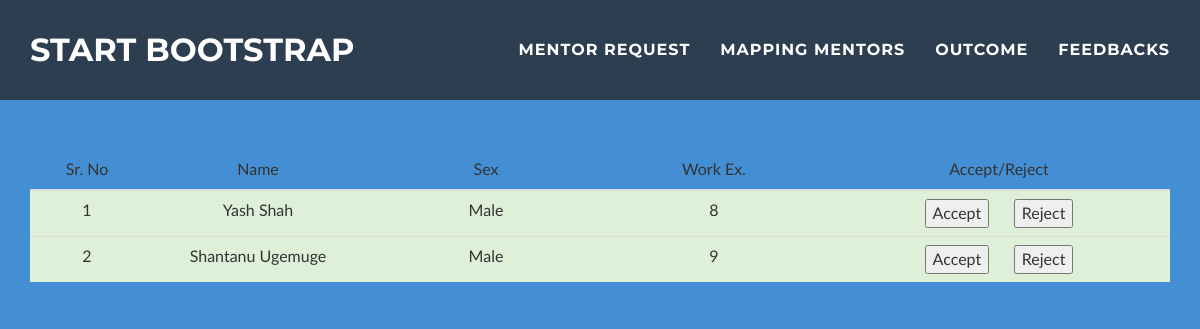
/mentorreq.php, run on an earlier commit of the app's database.
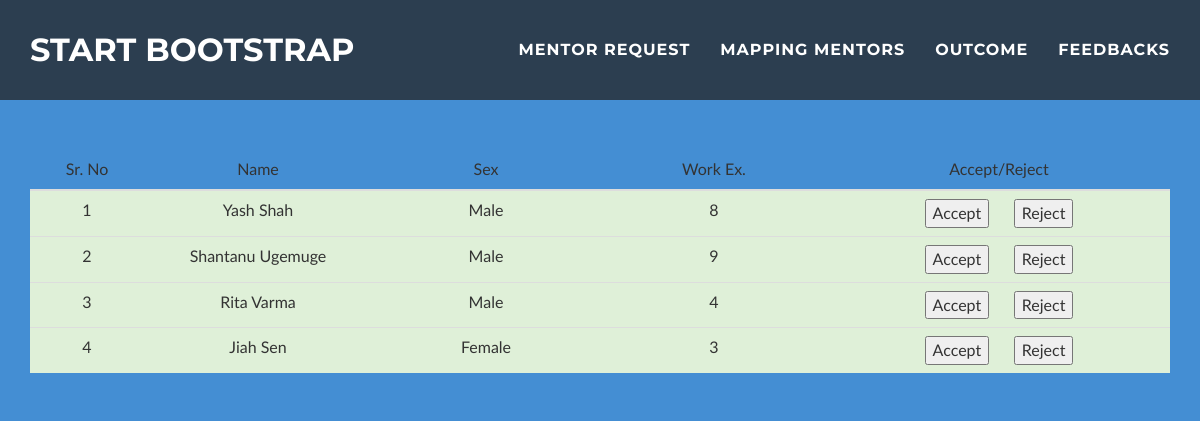
And on a later commit of the database.
### tables this page shows
CREATE TABLE IF NOT EXISTS `mentor_basic` (
  `mtr_id` int(11) NOT NULL AUTO_INCREMENT,
  `mtr_email` varchar(50) NOT NULL,
  `mtr_pass` varchar(40) NOT NULL,
  `mtr_name` varchar(50) NOT NULL,
  `mtr_contact` varchar(20) NOT NULL,
  `mtr_address` varchar(120) NOT NULL,
  `mtr_sex` enum('Male','Female') NOT NULL,
  `mtr_dob` date NOT NULL,
  `mtr_resno` varchar(15) NOT NULL,
  `mtr_HighAcadQual` varchar(20) NOT NULL,
  `mtr_currentcom` varchar(40) NOT NULL,
  `mtr_workex` int(3) NOT NULL,
  `mtr_status` int(11) DEFAULT NULL,
  PRIMARY KEY (`mtr_id`)
);

### mentorreq.php (the view, shortened to what this page needs)
<?php
require "databasecheck.php";
?>
<!DOCTYPE html>
<html lang="en">
<head>
    <link href="vendor/bootstrap/css/bootstrap.min.css" rel="stylesheet">
    <link href="css/freelancer.min.css" rel="stylesheet">
    <link href="vendor/font-awesome/css/font-awesome.min.css" rel="stylesheet" type="text/css">
	<link rel="stylesheet" href="css/reset.css">
    <link rel="stylesheet" href="css/style.css" media="screen" type="text/css" />
</head>
<body id="page-top" class="index">
    <nav id="mainNav" class="navbar navbar-default navbar-fixed-top navbar-custom">
        <div class="container">
            <div class="navbar-header page-scroll">
                <a class="navbar-brand" href="#page-top">Start Bootstrap</a>
            </div>
            <div class="collapse navbar-collapse" id="bs-example-navbar-collapse-1">
                <ul class="nav navbar-nav navbar-right">
                    <li class="page-scroll">
                        <a href="mentorreq.php">Mentor Request</a>
                    </li>
                    <li class="page-scroll">
                        <a href="#about">Mapping Mentors</a>
                    </li>
                    <li class="page-scroll">
                        <a href="#contact">Outcome</a>
                    </li>
					<li class="page-scroll">
                        <a href="#contact">Feedbacks</a>
                    </li>
					</ul>
            </div>
        </div>
    </nav>
	<div class="container">
  <table class="table" style="margin-top:150px;">
    <thead>
      <tr>
	  <th><center>Sr. No</center></th>
        <th><center>Name</center></th>
		<th><center>Sex</center></th>
		<th><center>Work Ex.</center></th>
        <th><center>Accept/Reject</center></th>
      </tr>
    </thead>
	<tbody>
	<?php
	$res=mysqli_query($con,"Select mtr_name, mtr_sex, mtr_workex from mentor_basic where mtr_status=0") ;
$check_user = mysqli_num_rows($res);
$i=1;
	if($check_user>0){
	while($row = mysqli_fetch_array($res)) {
	$name=$row['mtr_name'];
         echo ' <tr class="success">
		 <td style="width:10%"><center>'.$i.'</center></td>
        <td style="width:20%"><center>'.$name.'</center></td>
		<td style="width:20%"><center>'.$row['mtr_sex'].'</center></td>
		<td style="width:20%"><center>'.$row['mtr_workex'].'</center></td>
        <td style="width:30%"><center>
		<form action="updatestatus.php" method="post">
		<input type="hidden" value="'.$name.'" name="name">
		<input type="submit" name="accept" value="Accept">&nbsp;&nbsp;&nbsp;&nbsp;&nbsp;
		<form action="updatestatus.php" method="post">
		<input type="hidden" value="'.$name.'" name="name">
		<input type="submit" name="reject" value="Reject">
		</center></td>
      </tr>';
	$i++;
	}}?>
    </tbody>
  </table>
</div>

What changed in the data, as far as the page shows it:
added mentor_basic: mtr_name "Rita Varma", mtr_sex "Male", mtr_workex "4"
added mentor_basic: mtr_name "Jiah Sen", mtr_sex "Female", mtr_workex "3"
